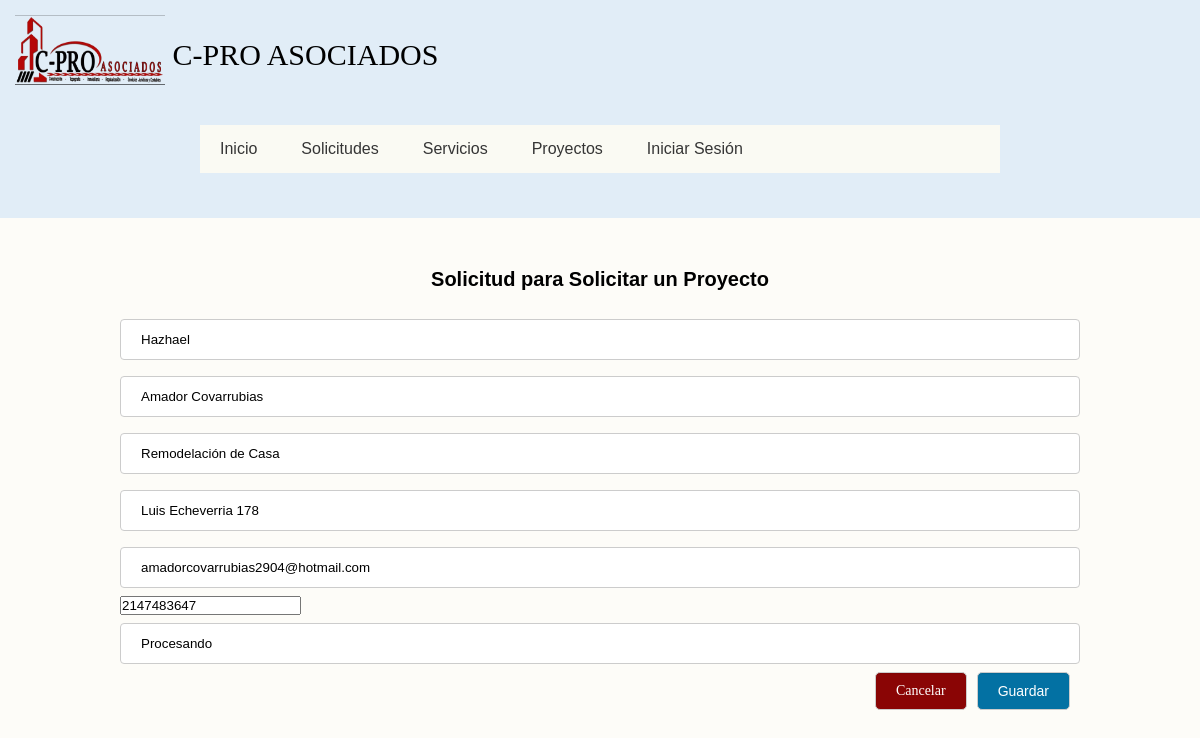
The page /Cliente/updatesolicitud_proyecto.php?id=1 on the database its author committed.
### tables this page shows
CREATE TABLE `solicitud_proyecto` (
  `id` int(11) NOT NULL,
  `nombre` varchar(255) NOT NULL,
  `apellidos` varchar(255) NOT NULL,
  `servicio` varchar(255) NOT NULL,
  `direccion` varchar(255) NOT NULL,
  `correo` varchar(255) NOT NULL,
  `telefono` int(10) NOT NULL,
  `estatus` varchar(100) NOT NULL
);

### Cliente/updatesolicitud_proyecto.php (the view, shortened to what this page needs)
<?php
    include_once 'conexion.php';
    if(isset($_GET['id'])){
    	$id=(int) $_GET['id'];
    	$buscar_id=$con->prepare('SELECT * FROM solicitud_proyecto WHERE id=id LIMIT 1');
    	$buscar_id->execute(array(
    		':id' =>$id
    	));
    	$resultado=$buscar_id->fetch();
    }else{
    	header('Location: solicitud_proyecto.php');
    }
?>
<!DOCTYPE html>
<html lang="en">
<head>
	<link rel="stylesheet" href="css/estilos.css">
	<link rel="stylesheet" href="css/Solicitud.css">
</head>
<body>
	<header>
        <div class="logo">
                <a href="#"><img src="../img/logo.png" width="150" alt=""></a>
                <a href="#">C-PRO ASOCIADOS</a>
            </div>
        <nav class="navegacion">
            <ul class="menu">
                <li><a href="../indexcliente.php">Inicio</a></li>
                <li><a href="#">Solicitudes</a>
                </li>
                <li><a href="servicios.html">Servicios</a></li>
                <li><a href="proyectos.php">Proyectos</a>
                </li>
                <li><a href="login_usuario.php">Iniciar Sesión</a>
                </li>
            </ul>
        </nav>
    </header>
	<div class="container">
		<h2>Solicitud para Solicitar un Proyecto</h2>
		<form action="" method="post">
			<div class="form-group">
				<input type="text" name="nombre" value="<?php if($resultado) echo $resultado ['nombre'];?>" class="input_text">
			</div>
			<div class="form-group">
				<input type="text" name="apellidos" value="<?php if($resultado) echo $resultado ['apellidos'];?>" class="input_text">
			</div>
			<div class="form-group">
				<input type="text" name="servicio" value="<?php if($resultado) echo $resultado ['servicio'];?>" class="input_text">
			</div>
			<div class="form-group">
				<input type="text" name="direccion" value="<?php if($resultado) echo $resultado ['direccion'];?>" class="input_text">
			</div>
			<div class="form-group">
				<input type="text" name="correo" value="<?php if($resultado) echo $resultado ['correo'];?>" class="input_text">
			</div>
			<div class="form-group">
				<input type="tel" name="telefono" value="<?php if($resultado) echo $resultado ['telefono'];?>" class="input_text">
			</div>
			<div class="form-group">
				<input type="text" name="estatus" value="<?php if($resultado) echo $resultado ['estatus'];?>" class="input_text">
			</div>
			<div class="btn__group">
                <a href="solicitud_proyecto.php" class="btn btn__danger">Cancelar</a>
                <input type="submit" name="guardar" value="Guardar" class="btn btn__primary">
        </div>
		</form>
	</div>
</body>
</html>

### Cliente/css/estilos.css (style rules this page uses)
* { margin:0; padding: 0; -webkit-box-sizing:border-box; -moz-box-sizing: border-box; box-sizing: border-box; }
body { background:#FDFCF8; }
header { background: #E1EDF7; width: 100%; padding: 15px; display: flex; justify-content: space-between; align-items: center; flex-direction: row; flex-wrap: wrap; }
header .logo { color: #fff; font-size: 30px }
header .logo img { width: 150px; height: 70px; vertical-align: top; }
header .logo a { color: black; text-decoration: none; line-height: 80px; }
.navegacion { width: 800px; margin: 30px auto; background: #FAFAF3; }
.navegacion ul { list-style: none; }
.menu > li { display: inline-block; }
.menu > li > a { display: block; padding: 15px 20px; color: #353535; font-family: sans-serif; text-decoration: none; text-align: center; }

### Cliente/css/solicitud.css (style rules this page uses)
* { padding: 0; margin: 0px; box-sizing: border-box; }
a { text-decoration: none; }
.container { width: 80%; max-width: 1000px; margin: 30px auto; overflow: hidden; }
input[type=text], select { width: 100%; padding: 12px 20px; margin: 8px 0; display: inline-block; border: 1px solid #ccc; border-radius: 4px; box-sizing: border-box; }
h2 { display: block; margin-top: 20px; margin-bottom: 20px; text-align: center; font-size: 20px; font-family: sans-serif; font-weight: bold; color: black; }
form .btn { border: 1px solid #ccc; border-radius: 5px; box-shadow: 0 1px 1px rgba(0, 0, 0, 0.075) inset; color: #fff; display: block; font-size: 14px; background: rgb(3, 113, 163); margin-bottom: 15px; padding: 10px 20px; margin-right: 10px; outline: medium none; cursor: pointer; }
.btn__group { width: 100%; display: flex; flex-direction: row; justify-content: flex-end; }
.btn__primary { background: rgb(3, 113, 163); }
.btn__danger { background: #8a0505 !important; }

### rows shown on the page
solicitud_proyecto: nombre "Hazhael", apellidos "Amador Covarrubias", servicio "Remodelación de Casa", direccion "Luis Echeverria 178", correo "amadorcovarrubias2904@hotmail.com", telefono "2147483647", estatus "Procesando"
